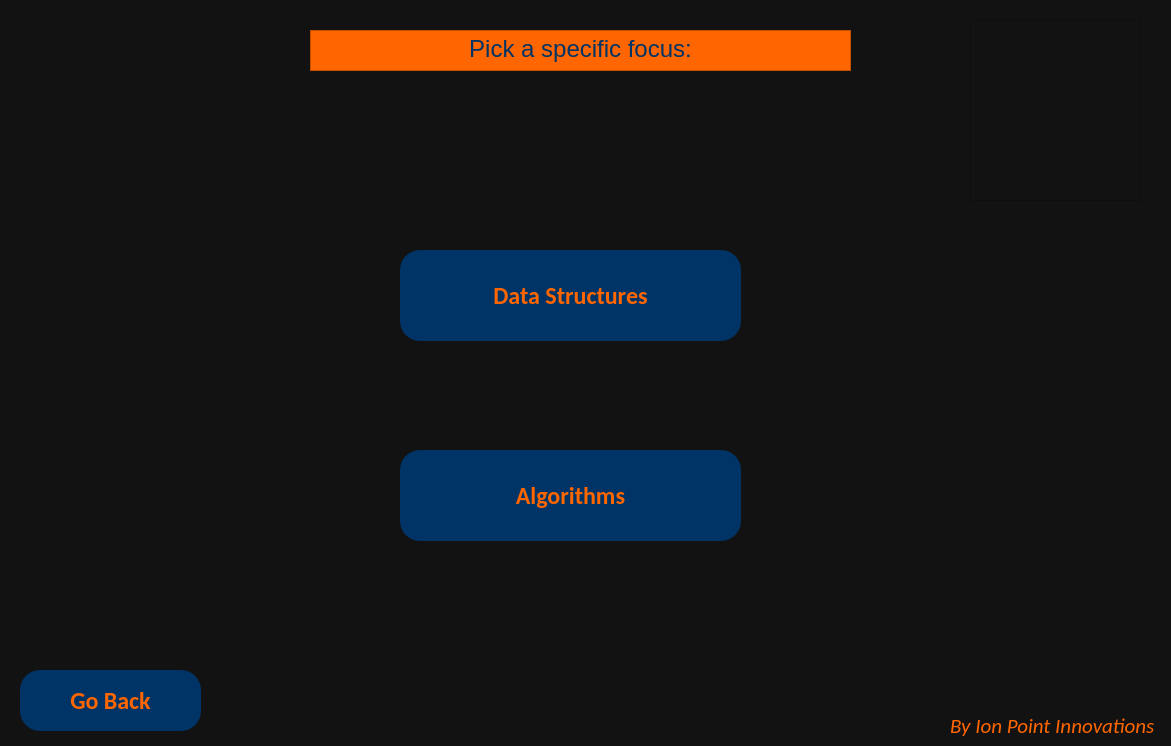
<?xml version="1.0" encoding="UTF-8"?>
<ui version="4.0">
 <class>Dialog</class>
 <widget class="QDialog" name="Dialog">
  <property name="geometry">
   <rect>
    <x>0</x>
    <y>0</y>
    <width>1171</width>
    <height>746</height>
   </rect>
  </property>
  <property name="windowTitle">
   <string>Dialog</string>
  </property>
  <property name="styleSheet">
   <string notr="true">background-color: rgb(18, 18, 18);</string>
  </property>
  <widget class="QLabel" name="lbl_logo">
   <property name="geometry">
    <rect>
     <x>970</x>
     <y>20</y>
     <width>171</width>
     <height>181</height>
    </rect>
   </property>
   <property name="maximumSize">
    <size>
     <width>441</width>
     <height>431</height>
    </size>
   </property>
   <property name="styleSheet">
    <string notr="true">border-image: url(:/newPrefix/Picture3.png);
</string>
   </property>
   <property name="frameShape">
    <enum>QFrame::StyledPanel</enum>
   </property>
   <property name="text">
    <string/>
   </property>
  </widget>
  <widget class="QPushButton" name="btnds">
   <property name="geometry">
    <rect>
     <x>400</x>
     <y>250</y>
     <width>341</width>
     <height>91</height>
    </rect>
   </property>
   <property name="font">
    <font>
     <family>Calibri</family>
     <pointsize>18</pointsize>
     <weight>75</weight>
     <bold>true</bold>
    </font>
   </property>
   <property name="styleSheet">
    <string notr="true">background-color: rgb(0, 51, 102);
border-top-left-radius :20px;
border-top-right-radius : 20px; 
border-bottom-left-radius : 20px; 
border-bottom-right-radius : 20px;
color:#FF6600;</string>
   </property>
   <property name="text">
    <string>Data Structures</string>
   </property>
  </widget>
  <widget class="QLabel" name="lbl_manu">
   <property name="geometry">
    <rect>
     <x>950</x>
     <y>710</y>
     <width>221</width>
     <height>31</height>
    </rect>
   </property>
   <property name="font">
    <font>
     <family>Calibri</family>
     <pointsize>16</pointsize>
     <italic>true</italic>
    </font>
   </property>
   <property name="styleSheet">
    <string notr="true">color: rgb(255, 102, 0);
</string>
   </property>
   <property name="text">
    <string>By Ion Point Innovations</string>
   </property>
  </widget>
  <widget class="QTextBrowser" name="txtTitle">
   <property name="geometry">
    <rect>
     <x>310</x>
     <y>30</y>
     <width>541</width>
     <height>41</height>
    </rect>
   </property>
   <property name="font">
    <font>
     <pointsize>18</pointsize>
    </font>
   </property>
   <property name="styleSheet">
    <string notr="true">background-color: rgb(255, 102, 0);
color: rgb(0, 51, 102);
</string>
   </property>
   <property name="html">
    <string>&lt;!DOCTYPE HTML PUBLIC &quot;-//W3C//DTD HTML 4.0//EN&quot; &quot;http://www.w3.org/TR/REC-html40/strict.dtd&quot;&gt;
&lt;html&gt;&lt;head&gt;&lt;meta name=&quot;qrichtext&quot; content=&quot;1&quot; /&gt;&lt;style type=&quot;text/css&quot;&gt;
p, li { white-space: pre-wrap; }
&lt;/style&gt;&lt;/head&gt;&lt;body style=&quot; font-family:'MS Shell Dlg 2'; font-size:18pt; font-weight:400; font-style:normal;&quot;&gt;
&lt;p align=&quot;center&quot; style=&quot; margin-top:0px; margin-bottom:0px; margin-left:0px; margin-right:0px; -qt-block-indent:0; text-indent:0px;&quot;&gt;Pick a specific focus:&lt;/p&gt;&lt;/body&gt;&lt;/html&gt;</string>
   </property>
  </widget>
  <widget class="QPushButton" name="btnalgo">
   <property name="geometry">
    <rect>
     <x>400</x>
     <y>450</y>
     <width>341</width>
     <height>91</height>
    </rect>
   </property>
   <property name="font">
    <font>
     <family>Calibri</family>
     <pointsize>18</pointsize>
     <weight>75</weight>
     <bold>true</bold>
    </font>
   </property>
   <property name="styleSheet">
    <string notr="true">background-color: rgb(0, 51, 102);
border-top-left-radius :20px;
border-top-right-radius : 20px; 
border-bottom-left-radius : 20px; 
border-bottom-right-radius : 20px;
color:#FF6600;</string>
   </property>
   <property name="text">
    <string>Algorithms</string>
   </property>
  </widget>
  <widget class="QPushButton" name="btnRtn">
   <property name="geometry">
    <rect>
     <x>20</x>
     <y>670</y>
     <width>181</width>
     <height>61</height>
    </rect>
   </property>
   <property name="font">
    <font>
     <family>Calibri</family>
     <pointsize>18</pointsize>
     <weight>75</weight>
     <bold>true</bold>
    </font>
   </property>
   <property name="styleSheet">
    <string notr="true">background-color: rgb(0, 51, 102);
border-top-left-radius :20px;
border-top-right-radius : 20px; 
border-bottom-left-radius : 20px; 
border-bottom-right-radius : 20px;
color:#FF6600;</string>
   </property>
   <property name="text">
    <string>Go Back</string>
   </property>
  </widget>
 </widget>
 <resources>
  <include location="D:/Pictures/Camera Roll/zcz.qrc"/>
 </resources>
 <connections/>
</ui>
